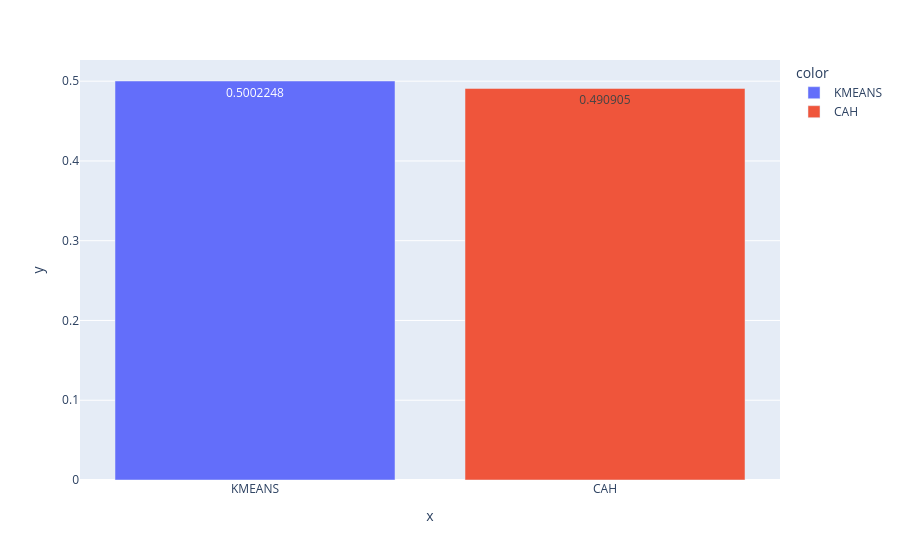

Write notebook code for a chart like this one.
### Markdown cell above
### <font color = "gold"> Comparer Kmeans et CAH

### Code cell
# Diagramme en barre des silhouettes
Model_Names = ['KMEANS', 'CAH']
sil = [sil_km, sil_cah]
fig = px.bar(x = Model_Names, y = sil, color = Model_Names, text_auto = True)
fig.show()

### Figure 1 — Plotly figure (JSON) as saved in the notebook; plotly's stock layout.template omitted (floating-point values rounded to 4 significant figures)
{"data": [{"hovertemplate": "color=KMEANS<br>x=%{x}<br>y=%{y}<extra></extra>", "legendgroup": "KMEANS", "marker": {"color": "#636efa", "pattern": {"shape": ""}}, "name": "KMEANS", "orientation": "v", "showlegend": true, "textposition": "auto", "texttemplate": "%{y}", "type": "bar", "x": ["KMEANS"], "xaxis": "x", "y": [0.5002], "yaxis": "y"}, {"hovertemplate": "color=CAH<br>x=%{x}<br>y=%{y}<extra></extra>", "legendgroup": "CAH", "marker": {"color": "#EF553B", "pattern": {"shape": ""}}, "name": "CAH", "orientation": "v", "showlegend": true, "textposition": "auto", "texttemplate": "%{y}", "type": "bar", "x": ["CAH"], "xaxis": "x", "y": [0.4909], "yaxis": "y"}], "layout": {"barmode": "relative", "legend": {"title": {"text": "color"}, "tracegroupgap": 0}, "margin": {"t": 60}, "xaxis": {"anchor": "y", "domain": [0.0, 1.0], "title": {"text": "x"}}, "yaxis": {"anchor": "x", "domain": [0.0, 1.0], "title": {"text": "y"}}}}
